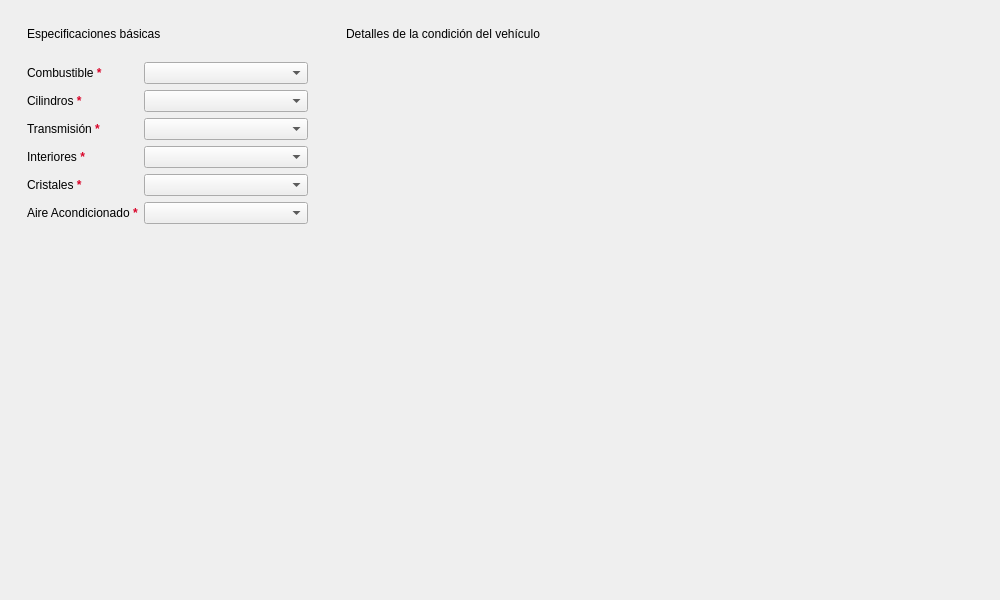
<?xml version="1.0" encoding="UTF-8"?>
<ui version="4.0">
 <class>VehicleConditionsView</class>
 <widget class="QWidget" name="VehicleConditionsView">
  <property name="geometry">
   <rect>
    <x>0</x>
    <y>0</y>
    <width>1000</width>
    <height>600</height>
   </rect>
  </property>
  <layout class="QHBoxLayout" name="conditionsLayout" stretch="0,1">
   <item>
    <widget class="QFrame" name="specsCard">
     <layout class="QVBoxLayout" name="specsCardLayout">
      <property name="leftMargin">
       <number>16</number>
      </property>
      <property name="topMargin">
       <number>16</number>
      </property>
      <property name="rightMargin">
       <number>16</number>
      </property>
      <property name="bottomMargin">
       <number>16</number>
      </property>
      <item>
       <widget class="QLabel" name="specsTitle">
        <property name="text">
         <string>Especificaciones básicas</string>
        </property>
        <property name="class" stdset="0">
         <string notr="true">h3</string>
        </property>
       </widget>
      </item>
      <item>
       <spacer name="specsTitleSpacer">
        <property name="orientation">
         <enum>Qt::Orientation::Vertical</enum>
        </property>
        <property name="sizeType">
         <enum>QSizePolicy::Policy::Fixed</enum>
        </property>
        <property name="sizeHint" stdset="0">
         <size>
          <width>0</width>
          <height>15</height>
         </size>
        </property>
       </spacer>
      </item>
      <item>
       <layout class="QFormLayout" name="specsForm">
        <item row="0" column="0">
         <widget class="QLabel" name="fuelTypeLabel">
          <property name="text">
           <string>Combustible &lt;span style='color: #D90429; font-weight: bold;'&gt;*&lt;/span&gt;</string>
          </property>
          <property name="buddy">
           <cstring>fuelTypeCombo</cstring>
          </property>
         </widget>
        </item>
        <item row="0" column="1">
         <widget class="QComboBox" name="fuelTypeCombo">
          <property name="currentIndex">
           <number>-1</number>
          </property>
          <property name="placeholderText">
           <string>Seleccione una opción...</string>
          </property>
          <property name="field" stdset="0">
           <string notr="true">conditions.fuelType</string>
          </property>
         </widget>
        </item>
        <item row="1" column="0">
         <widget class="QLabel" name="cylindersLabel">
          <property name="text">
           <string>Cilindros &lt;span style='color: #D90429; font-weight: bold;'&gt;*&lt;/span&gt;</string>
          </property>
          <property name="buddy">
           <cstring>cylindersCombo</cstring>
          </property>
         </widget>
        </item>
        <item row="1" column="1">
         <widget class="QComboBox" name="cylindersCombo">
          <property name="currentIndex">
           <number>-1</number>
          </property>
          <property name="placeholderText">
           <string>Seleccione una opción...</string>
          </property>
          <property name="field" stdset="0">
           <string notr="true">conditions.cylinders</string>
          </property>
          <item>
           <property name="text">
            <string notr="true">3</string>
           </property>
          </item>
          <item>
           <property name="text">
            <string notr="true">4</string>
           </property>
          </item>
          <item>
           <property name="text">
            <string notr="true">5</string>
           </property>
          </item>
          <item>
           <property name="text">
            <string notr="true">6</string>
           </property>
          </item>
          <item>
           <property name="text">
            <string notr="true">8</string>
           </property>
          </item>
         </widget>
        </item>
        <item row="2" column="0">
         <widget class="QLabel" name="transmissionLabel">
          <property name="text">
           <string>Transmisión &lt;span style='color: #D90429; font-weight: bold;'&gt;*&lt;/span&gt;</string>
          </property>
          <property name="buddy">
           <cstring>transmissionCombo</cstring>
          </property>
         </widget>
        </item>
        <item row="2" column="1">
         <widget class="QComboBox" name="transmissionCombo">
          <property name="currentIndex">
           <number>-1</number>
          </property>
          <property name="placeholderText">
           <string>Seleccione una opción...</string>
          </property>
          <property name="field" stdset="0">
           <string notr="true">conditions.transmission</string>
          </property>
         </widget>
        </item>
        <item row="3" column="0">
         <widget class="QLabel" name="interiorMaterialLabel">
          <property name="text">
           <string>Interiores &lt;span style='color: #D90429; font-weight: bold;'&gt;*&lt;/span&gt;</string>
          </property>
          <property name="buddy">
           <cstring>interiorMaterialCombo</cstring>
          </property>
         </widget>
        </item>
        <item row="3" column="1">
         <widget class="QComboBox" name="interiorMaterialCombo">
          <property name="currentIndex">
           <number>-1</number>
          </property>
          <property name="placeholderText">
           <string>Seleccione una opción...</string>
          </property>
          <property name="field" stdset="0">
           <string notr="true">conditions.interiorMaterial</string>
          </property>
          <item>
           <property name="text">
            <string notr="true">Tela</string>
           </property>
          </item>
          <item>
           <property name="text">
            <string notr="true">Piel</string>
           </property>
          </item>
          <item>
           <property name="text">
            <string notr="true">Piel sintética</string>
           </property>
          </item>
         </widget>
        </item>
        <item row="4" column="0">
         <widget class="QLabel" name="windowRegulatorsLabel">
          <property name="text">
           <string>Cristales &lt;span style='color: #D90429; font-weight: bold;'&gt;*&lt;/span&gt;</string>
          </property>
          <property name="buddy">
           <cstring>windowRegulatorsCombo</cstring>
          </property>
         </widget>
        </item>
        <item row="4" column="1">
         <widget class="QComboBox" name="windowRegulatorsCombo">
          <property name="currentIndex">
           <number>-1</number>
          </property>
          <property name="placeholderText">
           <string>Seleccione una opción...</string>
          </property>
          <property name="field" stdset="0">
           <string notr="true">conditions.windowRegulators</string>
          </property>
         </widget>
        </item>
        <item row="5" column="0">
         <widget class="QLabel" name="airConditioningLabel">
          <property name="text">
           <string>Aire Acondicionado &lt;span style='color: #D90429; font-weight: bold;'&gt;*&lt;/span&gt;</string>
          </property>
          <property name="buddy">
           <cstring>airConditioningCombo</cstring>
          </property>
         </widget>
        </item>
        <item row="5" column="1">
         <widget class="QComboBox" name="airConditioningCombo">
          <property name="currentIndex">
           <number>-1</number>
          </property>
          <property name="placeholderText">
           <string>Seleccione una opción...</string>
          </property>
          <property name="field" stdset="0">
           <string notr="true">conditions.airConditioning</string>
          </property>
         </widget>
        </item>
       </layout>
      </item>
      <item>
       <spacer name="specsBottomSpacer">
        <property name="orientation">
         <enum>Qt::Orientation::Vertical</enum>
        </property>
        <property name="sizeHint" stdset="0">
         <size>
          <width>0</width>
          <height>0</height>
         </size>
        </property>
       </spacer>
      </item>
     </layout>
    </widget>
   </item>
   <item>
    <widget class="QFrame" name="checklistCard">
     <layout class="QVBoxLayout" name="checklistCardLayout" stretch="0,0,1">
      <property name="leftMargin">
       <number>16</number>
      </property>
      <property name="topMargin">
       <number>16</number>
      </property>
      <property name="rightMargin">
       <number>16</number>
      </property>
      <property name="bottomMargin">
       <number>16</number>
      </property>
      <item>
       <widget class="QLabel" name="checklistTitle">
        <property name="text">
         <string>Detalles de la condición del vehículo</string>
        </property>
        <property name="class" stdset="0">
         <string notr="true">h3</string>
        </property>
       </widget>
      </item>
      <item>
       <widget class="QLabel" name="checklistMessageLabel">
        <property name="wordWrap">
         <bool>true</bool>
        </property>
        <property name="class" stdset="0">
         <string notr="true">error-text</string>
        </property>
       </widget>
      </item>
      <item>
       <widget class="QScrollArea" name="checklistScrollArea">
        <property name="frameShape">
         <enum>QFrame::Shape::NoFrame</enum>
        </property>
        <property name="widgetResizable">
         <bool>true</bool>
        </property>
        <property name="field" stdset="0">
         <string notr="true">inspection</string>
        </property>
        <widget class="QWidget" name="checklistContent">
         <property name="geometry">
          <rect>
           <x>0</x>
           <y>0</y>
           <width>600</width>
           <height>500</height>
          </rect>
         </property>
         <layout class="QVBoxLayout" name="checklistLayout"/>
        </widget>
       </widget>
      </item>
     </layout>
    </widget>
   </item>
  </layout>
 </widget>
 <tabstops>
  <tabstop>fuelTypeCombo</tabstop>
  <tabstop>cylindersCombo</tabstop>
  <tabstop>transmissionCombo</tabstop>
  <tabstop>interiorMaterialCombo</tabstop>
  <tabstop>windowRegulatorsCombo</tabstop>
  <tabstop>airConditioningCombo</tabstop>
 </tabstops>
 <resources/>
 <connections/>
</ui>
